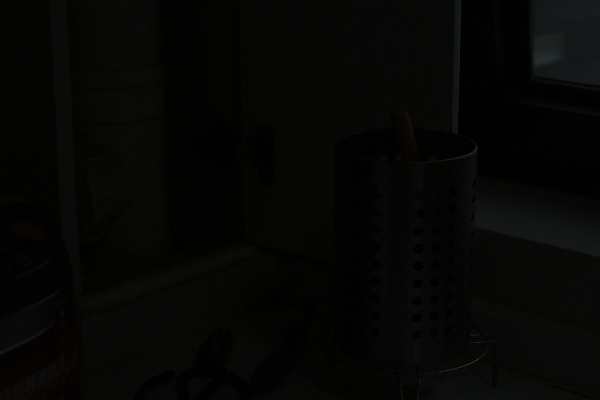
#> input picture hf_lolv2_real/test/low/dark_image_1001.png, 600 x 400 px; its folder holds only this picture in this run
$ python test.py
#> lines starting #> are read from the running program, lines starting #| are printed output that depends on the picture
#> further down, img is the input picture: shape (400, 600, 3); mean B, G, R 4.5, 6.3, 6.1
### models/msrcr.py
import cv2
import numpy as np

def single_scale_retinex(img, sigma):
    return np.log10(img + 1.0) - np.log10(cv2.GaussianBlur(img, (0, 0), sigma) + 1.0)

def msrcr_enhance(img, sigmas=[15, 80, 250], alpha=125.0, beta=46.0):
#> called with alpha = 125, beta = 46
    img_float = np.float64(img) + 1.0
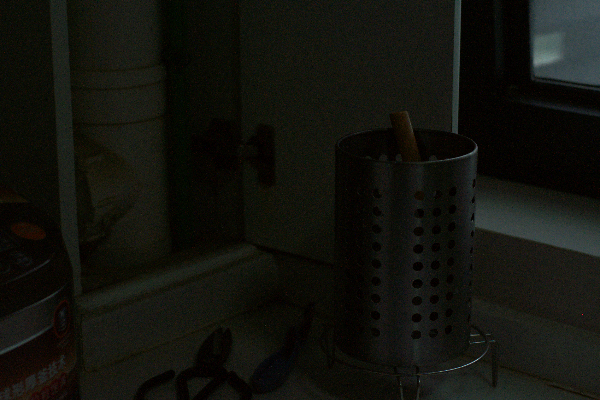
#> img_float: shape (400, 600, 3) float64; mean B, G, R 5.5, 7.3, 7.1; drawn with min black and max white
    msr = np.zeros_like(img_float)
    for sigma in sigmas:
        msr += single_scale_retinex(img_float, sigma)
#> this loop made 3 passes
#> pass 1, in msrcr_enhance, `msr += single_scale_retinex(img_float, sigma)`:
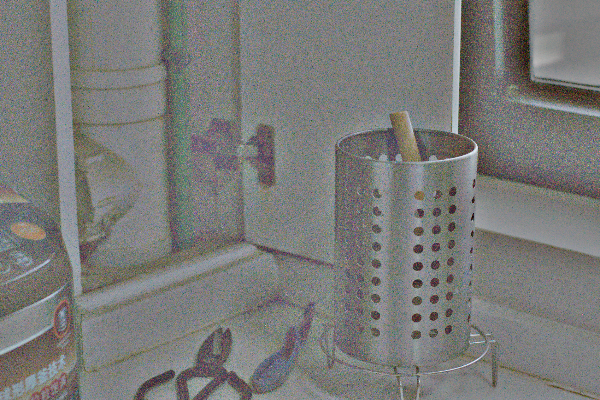
#> msr: shape (400, 600, 3) float64; mean B, G, R -0.0468, -0.0313, -0.0351; drawn with min black and max white
#> pass 2, in msrcr_enhance, `msr += single_scale_retinex(img_float, sigma)`:
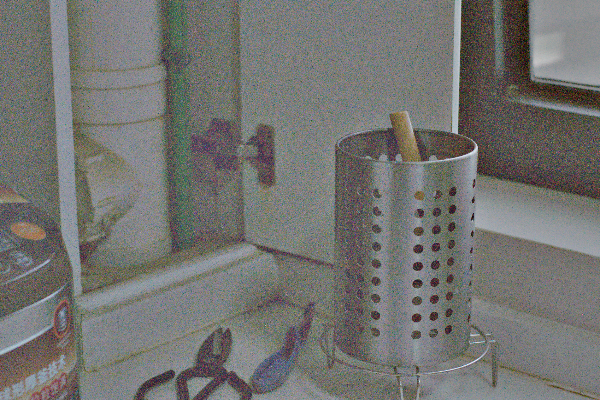
#> msr: shape (400, 600, 3) float64; mean B, G, R -0.128, -0.0885, -0.0901; drawn with min black and max white
    msr = msr / len(sigmas)
    img_sum = np.sum(img_float, axis=2, keepdims=True)
    cr = beta * (np.log10(alpha * img_float) - np.log10(img_sum))
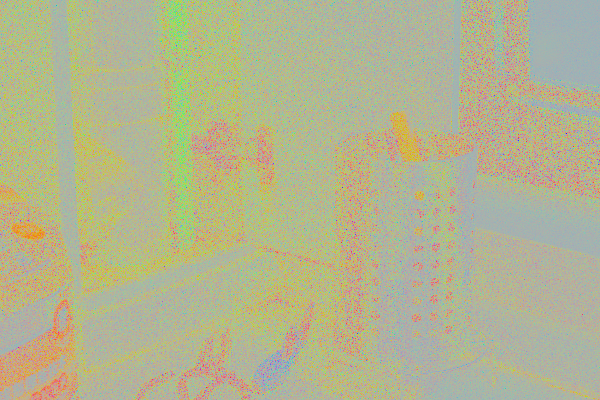
#> cr: shape (400, 600, 3) float64; mean B, G, R 67.9, 76.4, 76; drawn with min black and max white
    msrcr = msr * cr
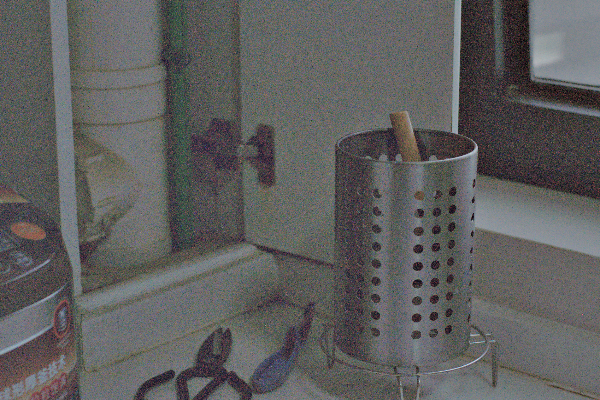
#> msrcr: shape (400, 600, 3) float64; mean B, G, R -3.9, -3.6, -3.4; drawn with min black and max white
    # Normalize cleanly without blowing out the white colors
    msrcr = cv2.normalize(msrcr, None, 0, 255, cv2.NORM_MINMAX)
    msrcr = np.uint8(msrcr)
    # NEW: Apply an Unsharp Mask instead of the heavy denoiser
    # This brings back the sharp, crisp details of the objects
    gaussian_blur = cv2.GaussianBlur(msrcr, (0, 0), 2.0)
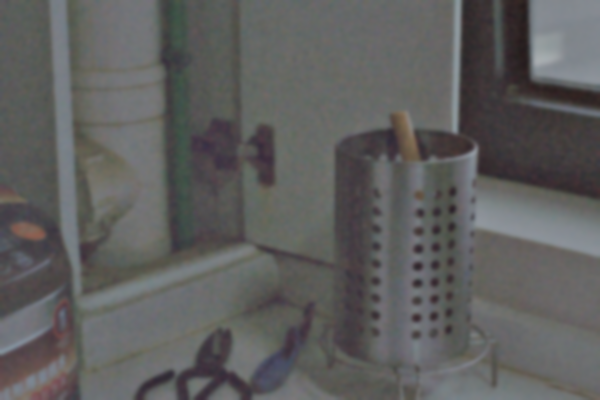
#> gaussian_blur: shape (400, 600, 3); mean B, G, R 93.8, 94.4, 94.7
    sharp_img = cv2.addWeighted(msrcr, 1.5, gaussian_blur, -0.5, 0)
    return sharp_img

### test.py
import os
import cv2
from models.msrcr import msrcr_enhance

# Windows-safe path handling
input_dir = os.path.join("hf_lolv2_real", "test", "low")
output_dir = "results"
os.makedirs(output_dir, exist_ok=True)

print("Starting MSRCR enhancement pipeline on dataset...")

image_files = [f for f in os.listdir(input_dir) if f.lower().endswith(('.png', '.jpg', '.jpeg'))]
total = len(image_files)
print(f"Found {total} images to process.")

for idx, img_name in enumerate(image_files, 1):
    img_path = os.path.join(input_dir, img_name)
    img = cv2.imread(img_path)

    if img is not None:
        enhanced = msrcr_enhance(img)
        save_path = os.path.join(output_dir, f"enhanced_{img_name}")
        cv2.imwrite(save_path, enhanced)
        if idx % 25 == 0 or idx == total:
            print(f"[{idx}/{total}] Processed and saved: enhanced_{img_name}")

print("Processing complete. Enhanced images are saved in 'results/'.")

$ run again, on hf_lolv2_real/test/low/dark_image_1031.png
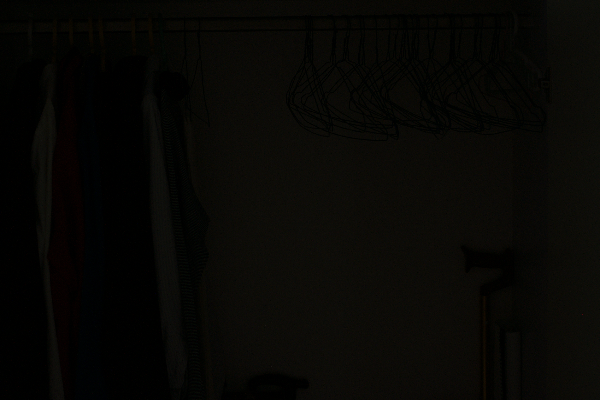
#> input picture hf_lolv2_real/test/low/dark_image_1031.png, 600 x 400 px
#> img is the input picture: shape (400, 600, 3); mean B, G, R 4.5, 7.2, 7.7
#> in msrcr_enhance, `cr = beta * (np.log10(alpha * img_float) - np.log10(img_sum))`:
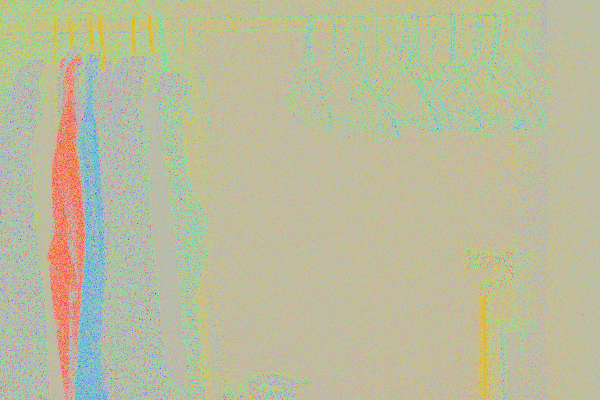
#> cr: shape (400, 600, 3) float64; mean B, G, R 67.8, 76.3, 76.1; drawn with min black and max white
#> in msrcr_enhance, `sharp_img = cv2.addWeighted(msrcr, 1.5, gaussian_blur, -0.5, 0)`:
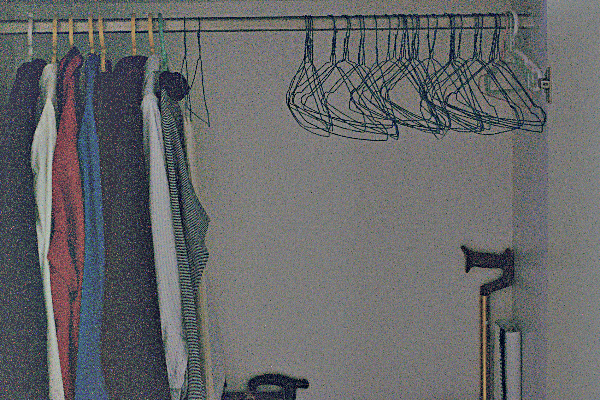
#> sharp_img: shape (400, 600, 3); mean B, G, R 105, 103.6, 102.4

$ run again, on hf_lolv2_real/test/low/dark_image_1056.png
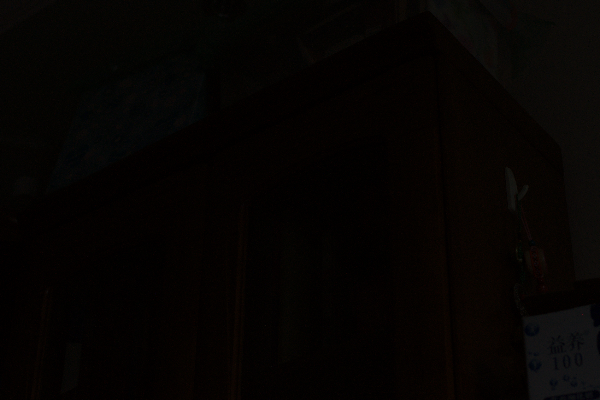
#> input picture hf_lolv2_real/test/low/dark_image_1056.png, 600 x 400 px
#> img is the input picture: shape (400, 600, 3); mean B, G, R 2.1, 3.5, 5.6
#> in msrcr_enhance, `cr = beta * (np.log10(alpha * img_float) - np.log10(img_sum))`:
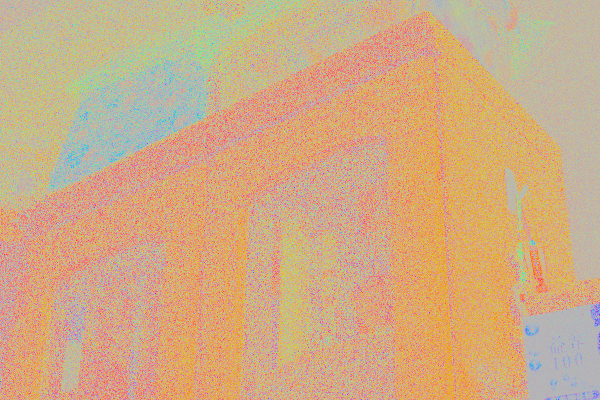
#> cr: shape (400, 600, 3) float64; mean B, G, R 62, 72, 81.5; drawn with min black and max white
#> in msrcr_enhance, `sharp_img = cv2.addWeighted(msrcr, 1.5, gaussian_blur, -0.5, 0)`:
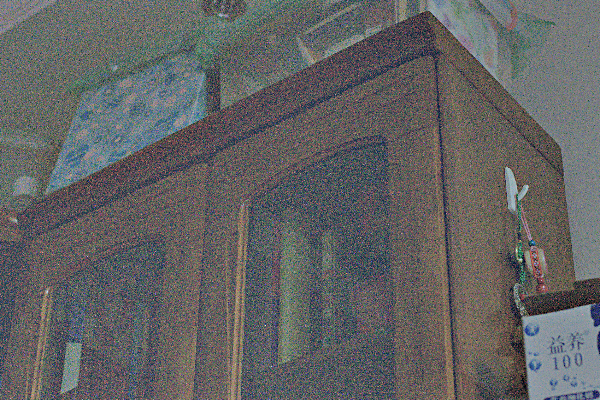
#> sharp_img: shape (400, 600, 3); mean B, G, R 99.5, 99.3, 98.9

$ run again, on hf_lolv2_real/test/low/dark_image_106.png
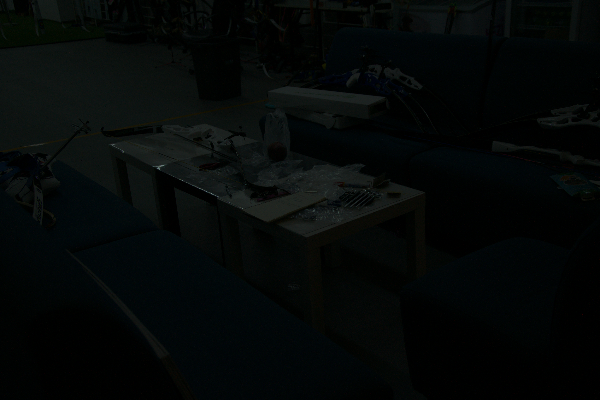
#> input picture hf_lolv2_real/test/low/dark_image_106.png, 600 x 400 px
#> img is the input picture: shape (400, 600, 3); mean B, G, R 7.4, 8, 4.6
#> in msrcr_enhance, `cr = beta * (np.log10(alpha * img_float) - np.log10(img_sum))`:
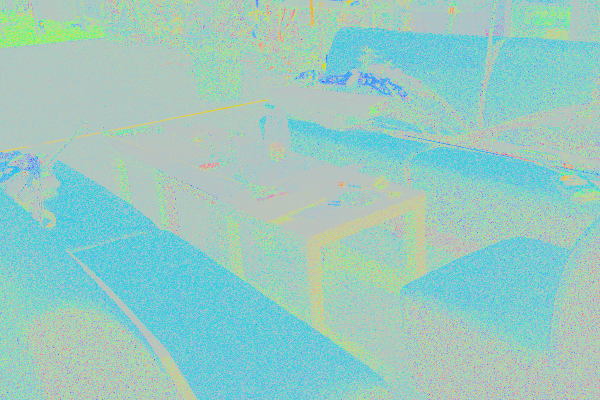
#> cr: shape (400, 600, 3) float64; mean B, G, R 75.7, 78.2, 63.1; drawn with min black and max white
#> in msrcr_enhance, `gaussian_blur = cv2.GaussianBlur(msrcr, (0, 0), 2.0)`:
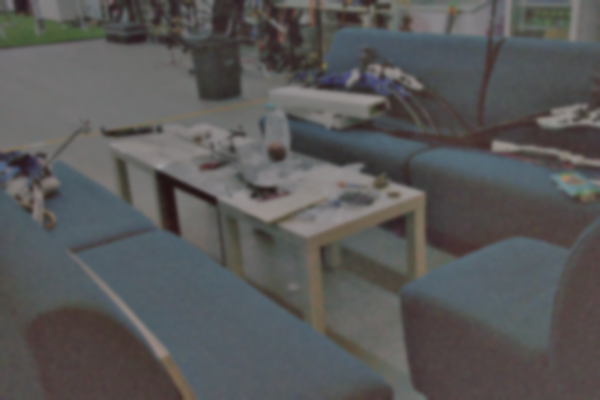
#> gaussian_blur: shape (400, 600, 3); mean B, G, R 87.6, 87.7, 88
